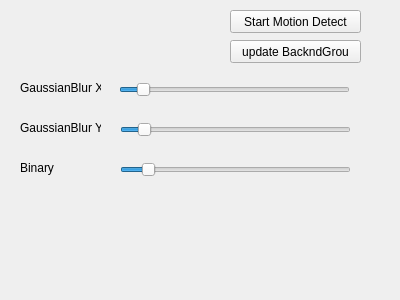
<?xml version="1.0" encoding="UTF-8"?>
<ui version="4.0">
 <class>Widget</class>
 <widget class="QWidget" name="Widget">
  <property name="geometry">
   <rect>
    <x>0</x>
    <y>0</y>
    <width>400</width>
    <height>300</height>
   </rect>
  </property>
  <property name="windowTitle">
   <string>Widget</string>
  </property>
  <widget class="QPushButton" name="bntEnMotion">
   <property name="geometry">
    <rect>
     <x>230</x>
     <y>10</y>
     <width>131</width>
     <height>23</height>
    </rect>
   </property>
   <property name="text">
    <string>Start Motion Detect</string>
   </property>
  </widget>
  <widget class="QPushButton" name="bntUpdate">
   <property name="geometry">
    <rect>
     <x>230</x>
     <y>40</y>
     <width>131</width>
     <height>23</height>
    </rect>
   </property>
   <property name="text">
    <string>update BackndGrou</string>
   </property>
  </widget>
  <widget class="QSlider" name="sldX">
   <property name="geometry">
    <rect>
     <x>119</x>
     <y>80</y>
     <width>231</width>
     <height>20</height>
    </rect>
   </property>
   <property name="minimum">
    <number>1</number>
   </property>
   <property name="maximum">
    <number>255</number>
   </property>
   <property name="singleStep">
    <number>2</number>
   </property>
   <property name="pageStep">
    <number>2</number>
   </property>
   <property name="value">
    <number>21</number>
   </property>
   <property name="orientation">
    <enum>Qt::Horizontal</enum>
   </property>
  </widget>
  <widget class="QLabel" name="label">
   <property name="geometry">
    <rect>
     <x>20</x>
     <y>80</y>
     <width>81</width>
     <height>16</height>
    </rect>
   </property>
   <property name="text">
    <string>GaussianBlur X</string>
   </property>
  </widget>
  <widget class="QLabel" name="label_2">
   <property name="geometry">
    <rect>
     <x>20</x>
     <y>120</y>
     <width>81</width>
     <height>16</height>
    </rect>
   </property>
   <property name="text">
    <string>GaussianBlur Y</string>
   </property>
  </widget>
  <widget class="QSlider" name="sldY">
   <property name="geometry">
    <rect>
     <x>120</x>
     <y>120</y>
     <width>231</width>
     <height>20</height>
    </rect>
   </property>
   <property name="minimum">
    <number>1</number>
   </property>
   <property name="maximum">
    <number>255</number>
   </property>
   <property name="singleStep">
    <number>2</number>
   </property>
   <property name="pageStep">
    <number>2</number>
   </property>
   <property name="value">
    <number>21</number>
   </property>
   <property name="orientation">
    <enum>Qt::Horizontal</enum>
   </property>
  </widget>
  <widget class="QSlider" name="sldY_thro">
   <property name="geometry">
    <rect>
     <x>120</x>
     <y>160</y>
     <width>231</width>
     <height>20</height>
    </rect>
   </property>
   <property name="minimum">
    <number>0</number>
   </property>
   <property name="maximum">
    <number>255</number>
   </property>
   <property name="singleStep">
    <number>1</number>
   </property>
   <property name="pageStep">
    <number>1</number>
   </property>
   <property name="value">
    <number>25</number>
   </property>
   <property name="orientation">
    <enum>Qt::Horizontal</enum>
   </property>
  </widget>
  <widget class="QLabel" name="label_3">
   <property name="geometry">
    <rect>
     <x>20</x>
     <y>160</y>
     <width>81</width>
     <height>16</height>
    </rect>
   </property>
   <property name="text">
    <string>Binary</string>
   </property>
  </widget>
 </widget>
 <layoutdefault spacing="6" margin="11"/>
 <resources/>
 <connections/>
</ui>
